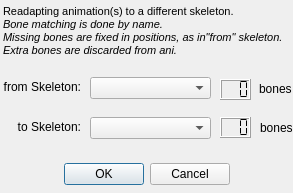
<?xml version="1.0" encoding="UTF-8"?>
<ui version="4.0">
 <class>askSkelPairDialog</class>
 <widget class="QDialog" name="askSkelPairDialog">
  <property name="geometry">
   <rect>
    <x>0</x>
    <y>0</y>
    <width>293</width>
    <height>193</height>
   </rect>
  </property>
  <property name="windowTitle">
   <string>Dialog</string>
  </property>
  <widget class="QDialogButtonBox" name="buttonBox">
   <property name="geometry">
    <rect>
     <x>1</x>
     <y>158</y>
     <width>291</width>
     <height>32</height>
    </rect>
   </property>
   <property name="orientation">
    <enum>Qt::Horizontal</enum>
   </property>
   <property name="standardButtons">
    <set>QDialogButtonBox::Cancel|QDialogButtonBox::Ok</set>
   </property>
   <property name="centerButtons">
    <bool>true</bool>
   </property>
  </widget>
  <widget class="QComboBox" name="skelFrom">
   <property name="geometry">
    <rect>
     <x>90</x>
     <y>77</y>
     <width>121</width>
     <height>22</height>
    </rect>
   </property>
  </widget>
  <widget class="QComboBox" name="skelTo">
   <property name="geometry">
    <rect>
     <x>90</x>
     <y>117</y>
     <width>121</width>
     <height>22</height>
    </rect>
   </property>
  </widget>
  <widget class="QLabel" name="label">
   <property name="geometry">
    <rect>
     <x>0</x>
     <y>77</y>
     <width>81</width>
     <height>20</height>
    </rect>
   </property>
   <property name="text">
    <string>from Skeleton:</string>
   </property>
   <property name="alignment">
    <set>Qt::AlignRight|Qt::AlignTrailing|Qt::AlignVCenter</set>
   </property>
  </widget>
  <widget class="QLabel" name="label_2">
   <property name="geometry">
    <rect>
     <x>0</x>
     <y>117</y>
     <width>81</width>
     <height>20</height>
    </rect>
   </property>
   <property name="text">
    <string>to Skeleton:</string>
   </property>
   <property name="alignment">
    <set>Qt::AlignRight|Qt::AlignTrailing|Qt::AlignVCenter</set>
   </property>
  </widget>
  <widget class="QLabel" name="label_27">
   <property name="geometry">
    <rect>
     <x>259</x>
     <y>79</y>
     <width>51</width>
     <height>20</height>
    </rect>
   </property>
   <property name="text">
    <string>bones</string>
   </property>
  </widget>
  <widget class="QLCDNumber" name="nboneTo">
   <property name="geometry">
    <rect>
     <x>220</x>
     <y>117</y>
     <width>31</width>
     <height>21</height>
    </rect>
   </property>
   <property name="statusTip">
    <string>Number of bones composing this skeleton.</string>
   </property>
   <property name="numDigits">
    <number>3</number>
   </property>
   <property name="segmentStyle">
    <enum>QLCDNumber::Flat</enum>
   </property>
  </widget>
  <widget class="QLCDNumber" name="nboneFrom">
   <property name="geometry">
    <rect>
     <x>220</x>
     <y>79</y>
     <width>31</width>
     <height>21</height>
    </rect>
   </property>
   <property name="statusTip">
    <string>Number of bones composing this skeleton.</string>
   </property>
   <property name="numDigits">
    <number>3</number>
   </property>
   <property name="segmentStyle">
    <enum>QLCDNumber::Flat</enum>
   </property>
  </widget>
  <widget class="QLabel" name="label_29">
   <property name="geometry">
    <rect>
     <x>260</x>
     <y>117</y>
     <width>51</width>
     <height>21</height>
    </rect>
   </property>
   <property name="text">
    <string>bones</string>
   </property>
  </widget>
  <widget class="QLabel" name="label_4">
   <property name="geometry">
    <rect>
     <x>3</x>
     <y>5</y>
     <width>281</width>
     <height>51</height>
    </rect>
   </property>
   <property name="text">
    <string>&lt;!DOCTYPE HTML PUBLIC &quot;-//W3C//DTD HTML 4.0//EN&quot; &quot;http://www.w3.org/TR/REC-html40/strict.dtd&quot;&gt;
&lt;html&gt;&lt;head&gt;&lt;meta name=&quot;qrichtext&quot; content=&quot;1&quot; /&gt;&lt;style type=&quot;text/css&quot;&gt;
p, li { white-space: pre-wrap; }
&lt;/style&gt;&lt;/head&gt;&lt;body style=&quot; font-family:'MS Shell Dlg 2'; font-size:8.25pt; font-weight:400; font-style:normal;&quot;&gt;
&lt;p style=&quot; margin-top:0px; margin-bottom:0px; margin-left:0px; margin-right:0px; -qt-block-indent:0; text-indent:0px;&quot;&gt;Readapting animation(s) to a different skeleton.&lt;span style=&quot; font-style:italic;&quot;&gt;&lt;br /&gt;Bone matching is done by name.&lt;br /&gt;Missing bones are fixed in positions, as in&amp;quot;from&amp;quot; skeleton.&lt;br /&gt;Extra bones are discarded from ani.&lt;/span&gt;&lt;/p&gt;&lt;/body&gt;&lt;/html&gt;</string>
   </property>
  </widget>
 </widget>
 <resources/>
 <connections>
  <connection>
   <sender>buttonBox</sender>
   <signal>accepted()</signal>
   <receiver>askSkelPairDialog</receiver>
   <slot>accept()</slot>
   <hints>
    <hint type="sourcelabel">
     <x>248</x>
     <y>254</y>
    </hint>
    <hint type="destinationlabel">
     <x>157</x>
     <y>274</y>
    </hint>
   </hints>
  </connection>
  <connection>
   <sender>buttonBox</sender>
   <signal>rejected()</signal>
   <receiver>askSkelPairDialog</receiver>
   <slot>reject()</slot>
   <hints>
    <hint type="sourcelabel">
     <x>316</x>
     <y>260</y>
    </hint>
    <hint type="destinationlabel">
     <x>286</x>
     <y>274</y>
    </hint>
   </hints>
  </connection>
 </connections>
</ui>
